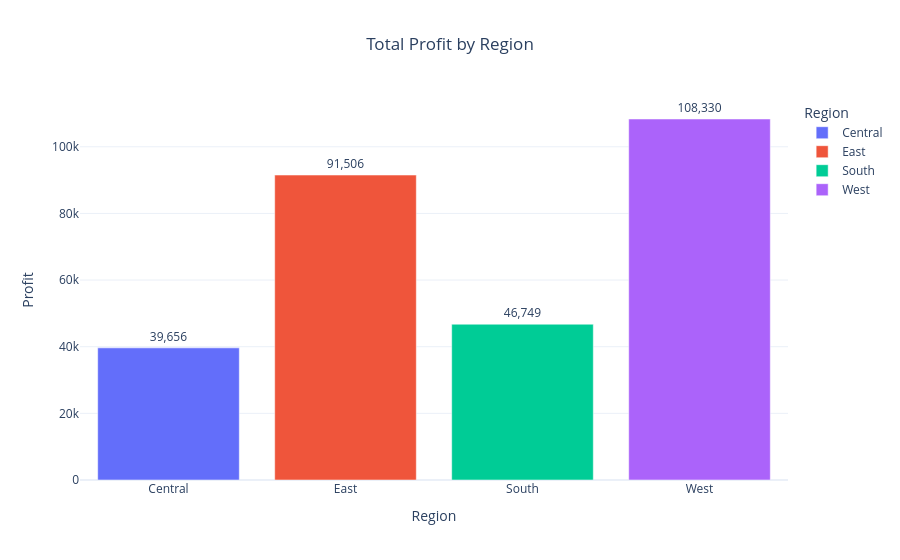

Notebook source saved alongside this figure:
### Code cell
region_profit = df.groupby("Region")["Profit"].sum().reset_index()

fig = px.bar(
    region_profit,
    x="Region",
    y="Profit",
    color="Region",
    text="Profit",
    title="Total Profit by Region"
)

fig.update_traces(texttemplate='%{text:,.0f}', textposition='outside')
fig.update_layout(template="plotly_white", title_x=0.5)

fig.show()

### Figure 1 — Plotly figure (JSON) as saved in the notebook; plotly's stock layout.template omitted (floating-point values rounded to 4 significant figures)
{"data": [{"hovertemplate": "Region=%{x}<br>Profit=%{text}<extra></extra>", "legendgroup": "Central", "marker": {"color": "#636efa", "pattern": {"shape": ""}}, "name": "Central", "orientation": "v", "showlegend": true, "text": [39660.0], "textposition": "outside", "texttemplate": "%{text:,.0f}", "type": "bar", "x": ["Central"], "xaxis": "x", "y": [39660.0], "yaxis": "y"}, {"hovertemplate": "Region=%{x}<br>Profit=%{text}<extra></extra>", "legendgroup": "East", "marker": {"color": "#EF553B", "pattern": {"shape": ""}}, "name": "East", "orientation": "v", "showlegend": true, "text": [91510.0], "textposition": "outside", "texttemplate": "%{text:,.0f}", "type": "bar", "x": ["East"], "xaxis": "x", "y": [91510.0], "yaxis": "y"}, {"hovertemplate": "Region=%{x}<br>Profit=%{text}<extra></extra>", "legendgroup": "South", "marker": {"color": "#00cc96", "pattern": {"shape": ""}}, "name": "South", "orientation": "v", "showlegend": true, "text": [46750.0], "textposition": "outside", "texttemplate": "%{text:,.0f}", "type": "bar", "x": ["South"], "xaxis": "x", "y": [46750.0], "yaxis": "y"}, {"hovertemplate": "Region=%{x}<br>Profit=%{text}<extra></extra>", "legendgroup": "West", "marker": {"color": "#ab63fa", "pattern": {"shape": ""}}, "name": "West", "orientation": "v", "showlegend": true, "text": [108300.0], "textposition": "outside", "texttemplate": "%{text:,.0f}", "type": "bar", "x": ["West"], "xaxis": "x", "y": [108300.0], "yaxis": "y"}], "layout": {"barmode": "relative", "legend": {"title": {"text": "Region"}, "tracegroupgap": 0}, "title": {"text": "Total Profit by Region", "x": 0.5}, "xaxis": {"anchor": "y", "categoryarray": ["Central", "East", "South", "West"], "categoryorder": "array", "domain": [0, 1], "title": {"text": "Region"}}, "yaxis": {"anchor": "x", "domain": [0, 1], "title": {"text": "Profit"}}}}
